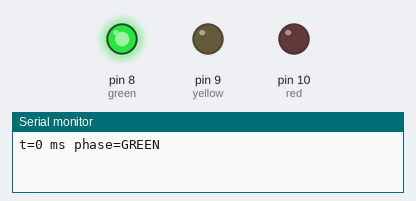
Recording of a sketch running on a simulated Arduino Uno, built with avr-gcc and run on an emulated ATmega328P. Parts: output pins drawn as LEDs (lit = HIGH), the last lines printed to the serial monitor.

Above: at 3.0 s.
At 6.5 s:
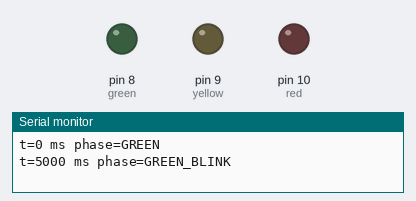
At 12.0 s:
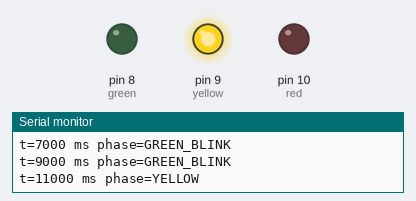
At 15.5 s:
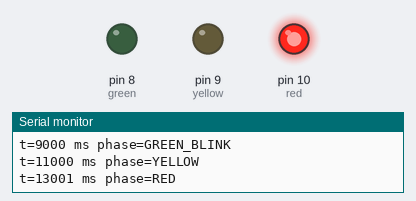
At 19.0 s:
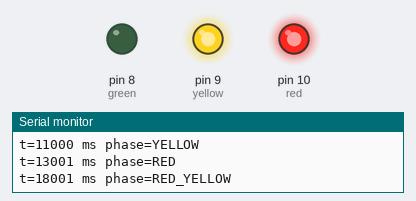
Timing chart, 0 to 26.0 s (numbered marks = the images above):
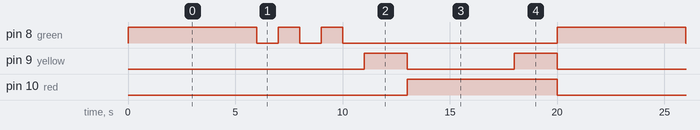

Measured:
- by itself, pin 8 (green): repeats every 20.0 s: 2 × (LOW 1.0 s, HIGH 1.0 s), LOW 10.0 s, HIGH 6.0 s
- by itself, pin 9 (yellow): repeats every 20.0 s: LOW 5.0 s, HIGH 2.0 s, LOW 11.0 s, HIGH 2.0 s
- by itself, pin 10 (red): alternates HIGH for 7.0 s and LOW for 13.0 s

The sketch:

2-4.ino
```cpp
int green = 8;
int yellow = 9;
int red = 10;
int time1 = 1000;
int time2 = 2000;
int time5 = 5000;

void setup() {
  Serial.begin(9600);
  pinMode(red, OUTPUT);
  pinMode(yellow, OUTPUT);
  pinMode(green, OUTPUT);
}

void loop() {
  Serial.print("t="); Serial.print(millis()); Serial.println(" ms phase=GREEN");
  digitalWrite(green, HIGH);
  delay(time5);
  digitalWrite(green, LOW);

  for (int i=0; i<3; i++) {
    Serial.print("t="); Serial.print(millis()); Serial.println(" ms phase=GREEN_BLINK");
    digitalWrite(green, HIGH); delay(time1);
    digitalWrite(green, LOW); delay(time1);
  }

  Serial.print("t="); Serial.print(millis()); Serial.println(" ms phase=YELLOW");
  digitalWrite(yellow, HIGH);
  delay(time2);
  digitalWrite(yellow, LOW);

  Serial.print("t="); Serial.print(millis()); Serial.println(" ms phase=RED");
  digitalWrite(red, HIGH);
  delay(time5);

  Serial.print("t="); Serial.print(millis()); Serial.println(" ms phase=RED_YELLOW");
  digitalWrite(yellow, HIGH);
  delay(time2);
  digitalWrite(red, LOW);
  digitalWrite(yellow, LOW);
}
```
